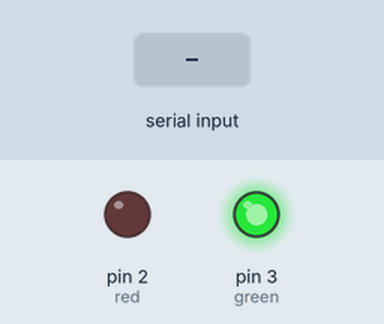
Recording of a sketch running on a simulated Arduino Uno, built with avr-gcc and run on an emulated ATmega328P. Parts: output pins drawn as LEDs (lit = HIGH). The inputs (shaded band) are chosen by the test bench.

Above: at 1.2 s.
1.3 s: "1\n" received over Serial
At 1.62 s:
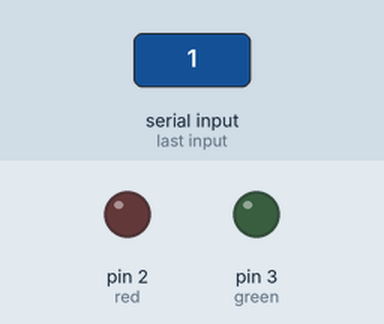
3.2 s: "0\n" received over Serial
At 3.37 s:
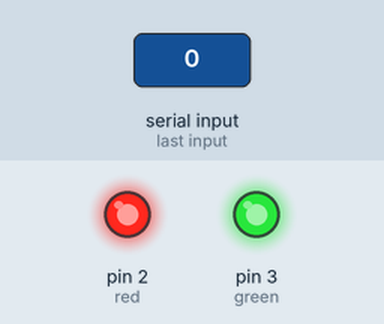
Timing chart, 0 to 6.2 s (numbered marks = the images above; inputs shaded):
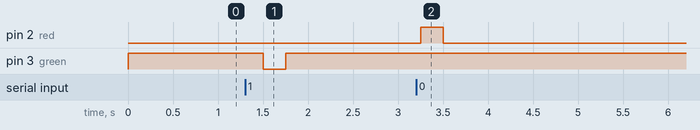

The sketch:

sender_v2.ino
```cpp
#define green 3//1
#define red 2//0
String reading = "";
void setup() {
pinMode(green,1);
pinMode(red,1);
Serial.begin(9600);
digitalWrite(green,1);
}
void greenout(){
  digitalWrite(green,0);
  digitalWrite(red,0);
  }
void redout(){
  digitalWrite(green,1);
  digitalWrite(red,1);
  }
void kill(){
  reading = "";
    digitalWrite(red,0);
      digitalWrite(green,1);
  }
void loop() {
  if(Serial.available() > 0){
  reading = Serial.readStringUntil('\n');
  }
  if(reading == "1"){
    greenout();
    }
  if(reading == "0"){
    redout();
    }
    delay(250);
    kill();
}
```

Measured:
- after the input at 1.3 s, pin 3 (green): HIGH → LOW after 0.20 s, → HIGH 0.25 s later
- after the input at 3.2 s, pin 2 (red): LOW → HIGH after 0.05 s, → LOW 0.25 s later
